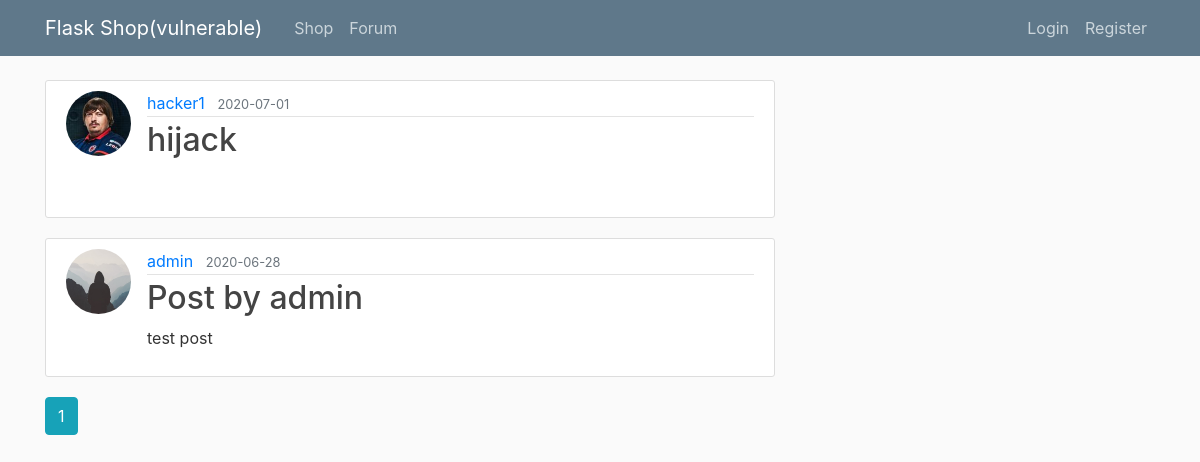
Page /forum on the committed database.
### flaskshop/models.py (models this page shows, shortened)
class Post(db.Model):
    id = db.Column(db.Integer, primary_key=True)
    title = db.Column(db.String(100), nullable=False)
    date_posted = db.Column(db.DateTime, nullable=False, default=datetime.utcnow)
    content = db.Column(db.Text, nullable=False)
    user_id = db.Column(db.Integer, db.ForeignKey('user.id'), nullable=False)

class User(db.Model, UserMixin):
    id = db.Column(db.Integer, primary_key=True, autoincrement=True)
    username = db.Column(db.String(20), unique=True, nullable=False)
    email = db.Column(db.String(120), unique=True, nullable=False)
    image_file = db.Column(db.String(20), nullable=False, default='default.jpg')
    password = db.Column(db.String(60), nullable=False)
    posts = db.relationship('Post', backref='author', lazy=True)
    cart_details = db.relationship('Cart', backref='owner', lazy=True)
    contact_us = db.relationship('ContactUs', backref='author', lazy=True)
    admin_rights = db.Column(db.Boolean, unique=False, default=False)

### flaskshop/routes.py (the view)
@app.route("/forum")
def forum():
    page = request.args.get('page', 1, type=int)
    posts = Post.query.order_by(Post.date_posted.desc()).paginate(page=page, per_page=5)
    return render_template('forum.html', posts=posts)

### flaskshop/templates/forum.html
{% extends "layout.html" %}
{% block content %}
    {% for post in posts.items %}
        <article class="media content-section">
          <img class="rounded-circle article-img" src="{{ url_for('static', filename='profile_pics/' + post.author.image_file) }}">
          <div class="media-body">
            <div class="article-metadata">
              <a class="mr-2" href="{{ url_for('user_posts', username=post.author.username) }}">{{ post.author.username }}</a>
              <small class="text-muted">{{ post.date_posted.strftime('%Y-%m-%d') }}</small>
            </div>
            <h2><a class="article-title" href="{{ url_for('post', post_id=post.id) }}">{{ post.title|safe }}</a></h2>
            <p>{{ post.content|safe }}</p>
          </div>
        </article>
    {% endfor %}
    {% for page_num in posts.iter_pages(left_edge=1, right_edge=1, left_current=1, right_current=2) %}
      {% if page_num %}
        {% if posts.page == page_num %}
          <a class="btn btn-info mb-4" href="{{ url_for('forum', page=page_num) }}">{{ page_num }}</a>
        {% else %}
          <a class="btn btn-outline-info mb-4" href="{{ url_for('forum', page=page_num) }}">{{ page_num }}</a>
        {% endif %}
      {% else %}
        ...
      {% endif %}
    {% endfor %}
{% endblock content %}

### flaskshop/templates/layout.html (shortened to what this page needs)
<!DOCTYPE html>
<html>
<head>
    <link rel="stylesheet" href="https://maxcdn.bootstrapcdn.com/bootstrap/4.0.0/css/bootstrap.min.css">
    <link rel="stylesheet" type="text/css" href="{{ url_for('static', filename='main.css') }}">
</head>
<body>
    <header class="site-header">
      <nav class="navbar navbar-expand-md navbar-dark bg-steel fixed-top">
        <div class="container">
          <a class="navbar-brand mr-4" href="/">Flask Shop(vulnerable)</a>
          <div class="collapse navbar-collapse" id="navbarToggle">
            <div class="navbar-nav mr-auto">
              <a class="nav-item nav-link" href="{{ url_for('shop') }}">Shop</a>
              <a class="nav-item nav-link" href="{{ url_for('forum') }}">Forum</a>
            </div>
            <div class="navbar-nav">
              {% if current_user.is_authenticated %}
                {% if current_user.admin_rights %}
                <a class="nav-item nav-link" href="{{ url_for('new_product') }}">New Product</a>
                {% endif %}
                <a class="nav-item nav-link" href="{{ url_for('new_post') }}">New Post</a>
                <a class="nav-item nav-link" href="{{ url_for('cart') }}">Cart</a>
                <a class="nav-item nav-link" href="{{ url_for('account',user_id = current_user.id) }}">Account</a>
                <a class="nav-item nav-link" href="{{ url_for('logout') }}">Logout</a>
              {% else %}
                <a class="nav-item nav-link" href="{{ url_for('login') }}">Login</a>
                <a class="nav-item nav-link" href="{{ url_for('register') }}">Register</a>
              {% endif %}
            </div>
          </div>
        </div>
      </nav>
    </header>
    <main role="main" class="container">
      <div class="row">
        <div class="col-md-8">
          {% block content %}{% endblock %}
        </div>
      </div>
    </main>
</body>
</html>

### flaskshop/static/main.css (style rules this page uses)
body { background: #fafafa; color: #333333; margin-top: 5rem; }
h1, h2, h3, h4, h5, h6 { color: #444444; }
.bg-steel { background-color: #5f788a; }
.site-header .navbar-nav .nav-link { color: #cbd5db; }
.content-section { background: #ffffff; padding: 10px 20px; border: 1px solid #dddddd; border-radius: 3px; margin-bottom: 20px; }
.article-title { color: #444444; }
.article-img { height: 65px; width: 65px; margin-right: 16px; }
.article-metadata { padding-bottom: 1px; margin-bottom: 4px; border-bottom: 1px solid #e3e3e3 }

### rows in the picture
Post: image_file (picture), author.username "hacker1", date_posted "2020-07-01", title "hijack"
Post: image_file (placeholder picture), author.username "admin", date_posted "2020-06-28", title "Post by admin", content "test post"

### other values in the picture
{{ page_num }} "1"
